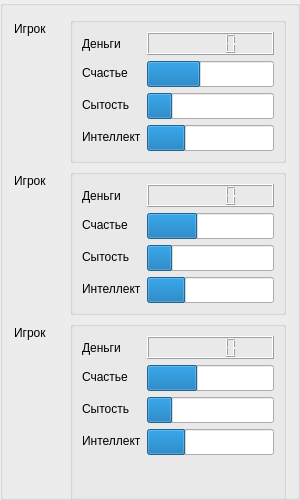
       <widget class="QGroupBox" name="groupBox_3">
        <property name="minimumSize">
         <size>
          <width>300</width>
          <height>500</height>
         </size>
        </property>
        <property name="maximumSize">
         <size>
          <width>300</width>
          <height>500</height>
         </size>
        </property>
        <property name="title">
         <string/>
        </property>
        <layout class="QFormLayout" name="formLayout_2">
         <item row="0" column="0">
          <widget class="QLabel" name="player_2">
           <property name="minimumSize">
            <size>
             <width>50</width>
             <height>0</height>
            </size>
           </property>
           <property name="text">
            <string>Игрок</string>
           </property>
          </widget>
         </item>
         <item row="0" column="1">
          <widget class="QGroupBox" name="groupBox_player_2">
           <property name="minimumSize">
            <size>
             <width>0</width>
             <height>0</height>
            </size>
           </property>
           <property name="title">
            <string/>
           </property>
           <layout class="QFormLayout" name="formLayout_3">
            <item row="0" column="0">
             <widget class="QLabel" name="label">
              <property name="text">
               <string>Деньги</string>
              </property>
             </widget>
            </item>
            <item row="0" column="1">
             <widget class="QLCDNumber" name="money_player_2">
              <property name="font">
               <font>
                <pointsize>11</pointsize>
               </font>
              </property>
              <property name="intValue" stdset="0">
               <number>0</number>
              </property>
             </widget>
            </item>
            <item row="1" column="0">
             <widget class="QLabel" name="label_4">
              <property name="text">
               <string>Счастье</string>
              </property>
             </widget>
            </item>
            <item row="2" column="0">
             <widget class="QLabel" name="label_5">
              <property name="text">
               <string>Сытость</string>
              </property>
             </widget>
            </item>
            <item row="2" column="1">
             <widget class="QProgressBar" name="hunger_player_2">
              <property name="font">
               <font>
                <pointsize>11</pointsize>
               </font>
              </property>
              <property name="value">
               <number>20</number>
              </property>
              <property name="format">
               <string/>
              </property>
             </widget>
            </item>
            <item row="3" column="0">
             <widget class="QLabel" name="label_6">
              <property name="text">
               <string>Интеллект</string>
              </property>
             </widget>
            </item>
            <item row="3" column="1">
             <widget class="QProgressBar" name="intelligence_player_2">
              <property name="font">
               <font>
                <pointsize>11</pointsize>
               </font>
              </property>
              <property name="value">
               <number>30</number>
              </property>
              <property name="format">
               <string/>
              </property>
             </widget>
            </item>
            <item row="1" column="1">
             <widget class="QProgressBar" name="happiness_player_2">
              <property name="font">
               <font>
                <pointsize>11</pointsize>
               </font>
              </property>
              <property name="minimum">
               <number>-3</number>
              </property>
              <property name="value">
               <number>40</number>
              </property>
              <property name="format">
               <string/>
              </property>
             </widget>
            </item>
           </layout>
          </widget>
         </item>
         <item row="1" column="0">
          <widget class="QLabel" name="player_3">
           <property name="minimumSize">
            <size>
             <width>50</width>
             <height>0</height>
            </size>
           </property>
           <property name="text">
            <string>Игрок</string>
           </property>
          </widget>
         </item>
         <item row="1" column="1">
          <widget class="QGroupBox" name="groupBox_player_3">
           <property name="minimumSize">
            <size>
             <width>0</width>
             <height>0</height>
            </size>
           </property>
           <property name="title">
            <string/>
           </property>
           <layout class="QFormLayout" name="formLayout_4">
            <item row="0" column="0">
             <widget class="QLabel" name="label_14">
              <property name="text">
               <string>Деньги</string>
              </property>
             </widget>
            </item>
            <item row="0" column="1">
             <widget class="QLCDNumber" name="money_player_3">
              <property name="font">
               <font>
                <pointsize>11</pointsize>
               </font>
              </property>
              <property name="intValue" stdset="0">
               <number>0</number>
              </property>
             </widget>
            </item>
            <item row="1" column="0">
             <widget class="QLabel" name="label_22">
              <property name="text">
               <string>Счастье</string>
              </property>
             </widget>
            </item>
            <item row="1" column="1">
             <widget class="QProgressBar" name="happiness_player_3">
              <property name="font">
               <font>
                <pointsize>11</pointsize>
               </font>
              </property>
              <property name="value">
               <number>40</number>
              </property>
              <property name="format">
               <string/>
              </property>
             </widget>
            </item>
            <item row="2" column="0">
             <widget class="QLabel" name="label_23">
              <property name="text">
               <string>Сытость</string>
              </property>
             </widget>
            </item>
            <item row="2" column="1">
             <widget class="QProgressBar" name="hunger_player_3">
              <property name="font">
               <font>
                <pointsize>11</pointsize>
               </font>
              </property>
              <property name="value">
               <number>20</number>
              </property>
              <property name="format">
               <string/>
              </property>
             </widget>
            </item>
            <item row="3" column="0">
             <widget class="QLabel" name="label_24">
              <property name="text">
               <string>Интеллект</string>
              </property>
             </widget>
            </item>
            <item row="3" column="1">
             <widget class="QProgressBar" name="intelligence_player_3">
              <property name="font">
               <font>
                <pointsize>11</pointsize>
               </font>
              </property>
              <property name="value">
               <number>30</number>
              </property>
              <property name="format">
               <string/>
              </property>
             </widget>
            </item>
           </layout>
          </widget>
         </item>
         <item row="2" column="0">
          <widget class="QLabel" name="player_4">
           <property name="minimumSize">
            <size>
             <width>50</width>
             <height>0</height>
            </size>
           </property>
           <property name="text">
            <string>Игрок</string>
           </property>
          </widget>
         </item>
         <item row="2" column="1">
          <widget class="QGroupBox" name="groupBox_player_4">
           <property name="minimumSize">
            <size>
             <width>0</width>
             <height>200</height>
            </size>
           </property>
           <property name="title">
            <string/>
           </property>
           <layout class="QFormLayout" name="formLayout_5">
            <item row="0" column="0">
             <widget class="QLabel" name="label_91">
              <property name="text">
               <string>Деньги</string>
              </property>
             </widget>
            </item>
            <item row="0" column="1">
             <widget class="QLCDNumber" name="money_player_4">
              <property name="font">
               <font>
                <pointsize>11</pointsize>
               </font>
              </property>
              <property name="intValue" stdset="0">
               <number>0</number>
              </property>
             </widget>
            </item>
            <item row="1" column="0">
             <widget class="QLabel" name="label_92">
              <property name="text">
               <string>Счастье</string>
              </property>
             </widget>
            </item>
            <item row="1" column="1">
             <widget class="QProgressBar" name="happiness_player_4">
              <property name="font">
               <font>
                <pointsize>11</pointsize>
               </font>
              </property>
              <property name="value">
               <number>40</number>
              </property>
              <property name="format">
               <string/>
              </property>
             </widget>
            </item>
            <item row="2" column="0">
             <widget class="QLabel" name="label_93">
              <property name="text">
               <string>Сытость</string>
              </property>
             </widget>
            </item>
            <item row="2" column="1">
             <widget class="QProgressBar" name="hunger_player_4">
              <property name="font">
               <font>
                <pointsize>11</pointsize>
               </font>
              </property>
              <property name="value">
               <number>20</number>
              </property>
              <property name="format">
               <string/>
              </property>
             </widget>
            </item>
            <item row="3" column="0">
             <widget class="QLabel" name="label_94">
              <property name="text">
               <string>Интеллект</string>
              </property>
             </widget>
            </item>
            <item row="3" column="1">
             <widget class="QProgressBar" name="intelligence_player_4">
              <property name="font">
               <font>
                <pointsize>11</pointsize>
               </font>
              </property>
              <property name="value">
               <number>30</number>
              </property>
              <property name="format">
               <string/>
              </property>
             </widget>
            </item>
           </layout>
          </widget>
         </item>
        </layout>
       </widget>
